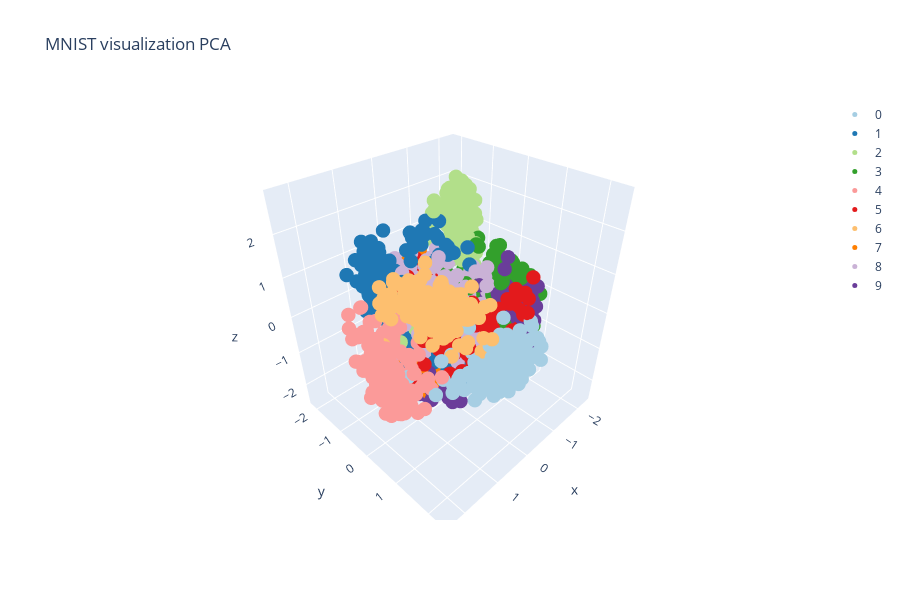
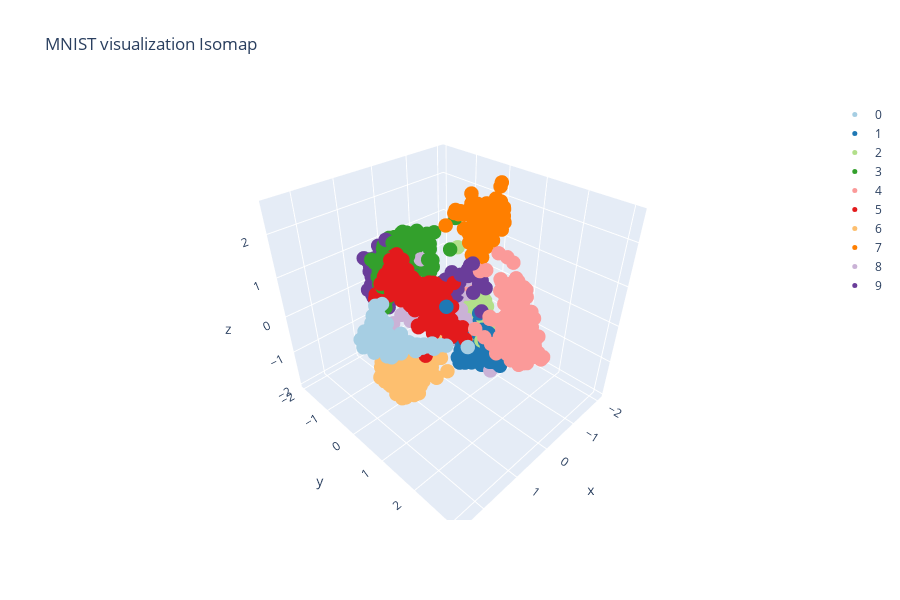
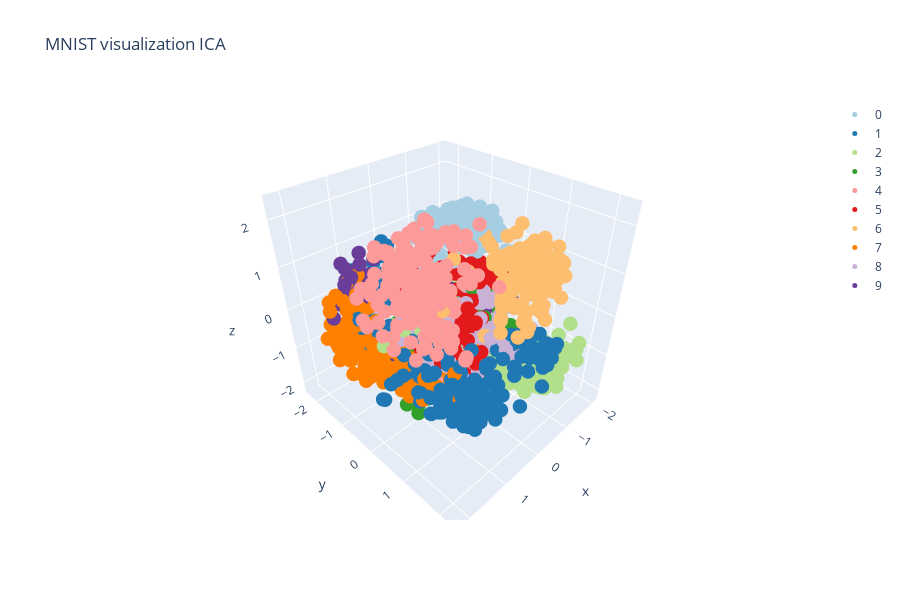

Notebook cell for these charts, in order:
### Code cell
digits_3d = pd.DataFrame({
    'x': data_pca[:, 0], 
    'y': data_pca[:, 1], 
    'z': data_pca[:, 2],
    'label': dg['target'],
})

colors = cl.scales['10']['qual']['Paired']
data = []

for i in range(10):
    x = digits_3d[digits_3d['label'].astype('int') == i]['x']
    y = digits_3d[digits_3d['label'].astype('int') == i]['y']
    z = digits_3d[digits_3d['label'].astype('int') == i]['z']
    
    color = colors[i]
    
    trace = {
        'name': str(i),
        'x': x,
        'y': y,
        'z': z,
        'type': 'scatter3d',
        'mode': 'markers',
        'marker': {
            'size': 5,
            'color': color 
        }
    }
    data.append(trace)

layout = go.Layout(
    title='MNIST visualization PCA',
    width=900,
    height=600
)

fig = go.Figure(data=data, layout=layout)

iplot(fig, show_link = False)



digits_3d = pd.DataFrame({
    'x': data_iso[:, 0], 
    'y': data_iso[:, 1], 
    'z': data_iso[:, 2],
    'label': dg['target'],
})

colors = cl.scales['10']['qual']['Paired']
data = []

for i in range(10):
    x = digits_3d[digits_3d['label'].astype('int') == i]['x']
    y = digits_3d[digits_3d['label'].astype('int') == i]['y']
    z = digits_3d[digits_3d['label'].astype('int') == i]['z']
    
    color = colors[i]
    
    trace = {
        'name': str(i),
        'x': x,
        'y': y,
        'z': z,
        'type': 'scatter3d',
        'mode': 'markers',
        'marker': {
            'size': 5,
            'color': color 
        }
    }
    data.append(trace)

layout = go.Layout(
    title='MNIST visualization Isomap',
    width=900,
    height=600
)

fig = go.Figure(data=data, layout=layout)

iplot(fig, show_link = False)


digits_3d = pd.DataFrame({
    'x': data_ica[:, 0], 
    'y': data_ica[:, 1], 
    'z': data_ica[:, 2],
    'label': dg['target'],
})

colors = cl.scales['10']['qual']['Paired']
data = []

for i in range(10):
    x = digits_3d[digits_3d['label'].astype('int') == i]['x']
    y = digits_3d[digits_3d['label'].astype('int') == i]['y']
    z = digits_3d[digits_3d['label'].astype('int') == i]['z']
    
    color = colors[i]
    
    trace = {
        'name': str(i),
        'x': x,
        'y': y,
        'z': z,
        'type': 'scatter3d',
        'mode': 'markers',
        'marker': {
            'size': 5,
            'color': color 
        }
    }
    data.append(trace)

layout = go.Layout(
    title='MNIST visualization ICA',
    width=900,
    height=600
)

fig = go.Figure(data=data, layout=layout)

iplot(fig, show_link = False)

### Figure 1 — Plotly figure (JSON) as saved in the notebook; plotly's stock layout.template omitted (floating-point values rounded to 4 significant figures; data arrays with more than 128 entries replaced by an {"elided": "..."} marker saying what was removed)
{"data": [{"marker": {"color": "rgb(166,206,227)", "size": 5}, "mode": "markers", "name": "0", "type": "scatter3d", "x": {"elided": "178 float values"}, "y": {"elided": "178 float values"}, "z": {"elided": "178 float values"}}, {"marker": {"color": "rgb(31,120,180)", "size": 5}, "mode": "markers", "name": "1", "type": "scatter3d", "x": {"elided": "182 float values"}, "y": {"elided": "182 float values"}, "z": {"elided": "182 float values"}}, {"marker": {"color": "rgb(178,223,138)", "size": 5}, "mode": "markers", "name": "2", "type": "scatter3d", "x": {"elided": "177 float values"}, "y": {"elided": "177 float values"}, "z": {"elided": "177 float values"}}, {"marker": {"color": "rgb(51,160,44)", "size": 5}, "mode": "markers", "name": "3", "type": "scatter3d", "x": {"elided": "183 float values"}, "y": {"elided": "183 float values"}, "z": {"elided": "183 float values"}}, {"marker": {"color": "rgb(251,154,153)", "size": 5}, "mode": "markers", "name": "4", "type": "scatter3d", "x": {"elided": "181 float values"}, "y": {"elided": "181 float values"}, "z": {"elided": "181 float values"}}, {"marker": {"color": "rgb(227,26,28)", "size": 5}, "mode": "markers", "name": "5", "type": "scatter3d", "x": {"elided": "182 float values"}, "y": {"elided": "182 float values"}, "z": {"elided": "182 float values"}}, {"marker": {"color": "rgb(253,191,111)", "size": 5}, "mode": "markers", "name": "6", "type": "scatter3d", "x": {"elided": "181 float values"}, "y": {"elided": "181 float values"}, "z": {"elided": "181 float values"}}, {"marker": {"color": "rgb(255,127,0)", "size": 5}, "mode": "markers", "name": "7", "type": "scatter3d", "x": {"elided": "179 float values"}, "y": {"elided": "179 float values"}, "z": {"elided": "179 float values"}}, {"marker": {"color": "rgb(202,178,214)", "size": 5}, "mode": "markers", "name": "8", "type": "scatter3d", "x": {"elided": "174 float values"}, "y": {"elided": "174 float values"}, "z": {"elided": "174 float values"}}, {"marker": {"color": "rgb(106,61,154)", "size": 5}, "mode": "markers", "name": "9", "type": "scatter3d", "x": {"elided": "180 float values"}, "y": {"elided": "180 float values"}, "z": {"elided": "180 float values"}}], "layout": {"height": 600, "title": {"text": "MNIST visualization PCA"}, "width": 900}}

### Figure 2 — Plotly figure (JSON) as saved in the notebook; plotly's stock layout.template omitted (floating-point values rounded to 4 significant figures; data arrays with more than 128 entries replaced by an {"elided": "..."} marker saying what was removed)
{"data": [{"marker": {"color": "rgb(166,206,227)", "size": 5}, "mode": "markers", "name": "0", "type": "scatter3d", "x": {"elided": "178 float values"}, "y": {"elided": "178 float values"}, "z": {"elided": "178 float values"}}, {"marker": {"color": "rgb(31,120,180)", "size": 5}, "mode": "markers", "name": "1", "type": "scatter3d", "x": {"elided": "182 float values"}, "y": {"elided": "182 float values"}, "z": {"elided": "182 float values"}}, {"marker": {"color": "rgb(178,223,138)", "size": 5}, "mode": "markers", "name": "2", "type": "scatter3d", "x": {"elided": "177 float values"}, "y": {"elided": "177 float values"}, "z": {"elided": "177 float values"}}, {"marker": {"color": "rgb(51,160,44)", "size": 5}, "mode": "markers", "name": "3", "type": "scatter3d", "x": {"elided": "183 float values"}, "y": {"elided": "183 float values"}, "z": {"elided": "183 float values"}}, {"marker": {"color": "rgb(251,154,153)", "size": 5}, "mode": "markers", "name": "4", "type": "scatter3d", "x": {"elided": "181 float values"}, "y": {"elided": "181 float values"}, "z": {"elided": "181 float values"}}, {"marker": {"color": "rgb(227,26,28)", "size": 5}, "mode": "markers", "name": "5", "type": "scatter3d", "x": {"elided": "182 float values"}, "y": {"elided": "182 float values"}, "z": {"elided": "182 float values"}}, {"marker": {"color": "rgb(253,191,111)", "size": 5}, "mode": "markers", "name": "6", "type": "scatter3d", "x": {"elided": "181 float values"}, "y": {"elided": "181 float values"}, "z": {"elided": "181 float values"}}, {"marker": {"color": "rgb(255,127,0)", "size": 5}, "mode": "markers", "name": "7", "type": "scatter3d", "x": {"elided": "179 float values"}, "y": {"elided": "179 float values"}, "z": {"elided": "179 float values"}}, {"marker": {"color": "rgb(202,178,214)", "size": 5}, "mode": "markers", "name": "8", "type": "scatter3d", "x": {"elided": "174 float values"}, "y": {"elided": "174 float values"}, "z": {"elided": "174 float values"}}, {"marker": {"color": "rgb(106,61,154)", "size": 5}, "mode": "markers", "name": "9", "type": "scatter3d", "x": {"elided": "180 float values"}, "y": {"elided": "180 float values"}, "z": {"elided": "180 float values"}}], "layout": {"height": 600, "title": {"text": "MNIST visualization Isomap"}, "width": 900}}

### Figure 3 — Plotly figure (JSON) as saved in the notebook; plotly's stock layout.template omitted (floating-point values rounded to 4 significant figures; data arrays with more than 128 entries replaced by an {"elided": "..."} marker saying what was removed)
{"data": [{"marker": {"color": "rgb(166,206,227)", "size": 5}, "mode": "markers", "name": "0", "type": "scatter3d", "x": {"elided": "178 float values"}, "y": {"elided": "178 float values"}, "z": {"elided": "178 float values"}}, {"marker": {"color": "rgb(31,120,180)", "size": 5}, "mode": "markers", "name": "1", "type": "scatter3d", "x": {"elided": "182 float values"}, "y": {"elided": "182 float values"}, "z": {"elided": "182 float values"}}, {"marker": {"color": "rgb(178,223,138)", "size": 5}, "mode": "markers", "name": "2", "type": "scatter3d", "x": {"elided": "177 float values"}, "y": {"elided": "177 float values"}, "z": {"elided": "177 float values"}}, {"marker": {"color": "rgb(51,160,44)", "size": 5}, "mode": "markers", "name": "3", "type": "scatter3d", "x": {"elided": "183 float values"}, "y": {"elided": "183 float values"}, "z": {"elided": "183 float values"}}, {"marker": {"color": "rgb(251,154,153)", "size": 5}, "mode": "markers", "name": "4", "type": "scatter3d", "x": {"elided": "181 float values"}, "y": {"elided": "181 float values"}, "z": {"elided": "181 float values"}}, {"marker": {"color": "rgb(227,26,28)", "size": 5}, "mode": "markers", "name": "5", "type": "scatter3d", "x": {"elided": "182 float values"}, "y": {"elided": "182 float values"}, "z": {"elided": "182 float values"}}, {"marker": {"color": "rgb(253,191,111)", "size": 5}, "mode": "markers", "name": "6", "type": "scatter3d", "x": {"elided": "181 float values"}, "y": {"elided": "181 float values"}, "z": {"elided": "181 float values"}}, {"marker": {"color": "rgb(255,127,0)", "size": 5}, "mode": "markers", "name": "7", "type": "scatter3d", "x": {"elided": "179 float values"}, "y": {"elided": "179 float values"}, "z": {"elided": "179 float values"}}, {"marker": {"color": "rgb(202,178,214)", "size": 5}, "mode": "markers", "name": "8", "type": "scatter3d", "x": {"elided": "174 float values"}, "y": {"elided": "174 float values"}, "z": {"elided": "174 float values"}}, {"marker": {"color": "rgb(106,61,154)", "size": 5}, "mode": "markers", "name": "9", "type": "scatter3d", "x": {"elided": "180 float values"}, "y": {"elided": "180 float values"}, "z": {"elided": "180 float values"}}], "layout": {"height": 600, "title": {"text": "MNIST visualization ICA"}, "width": 900}}
